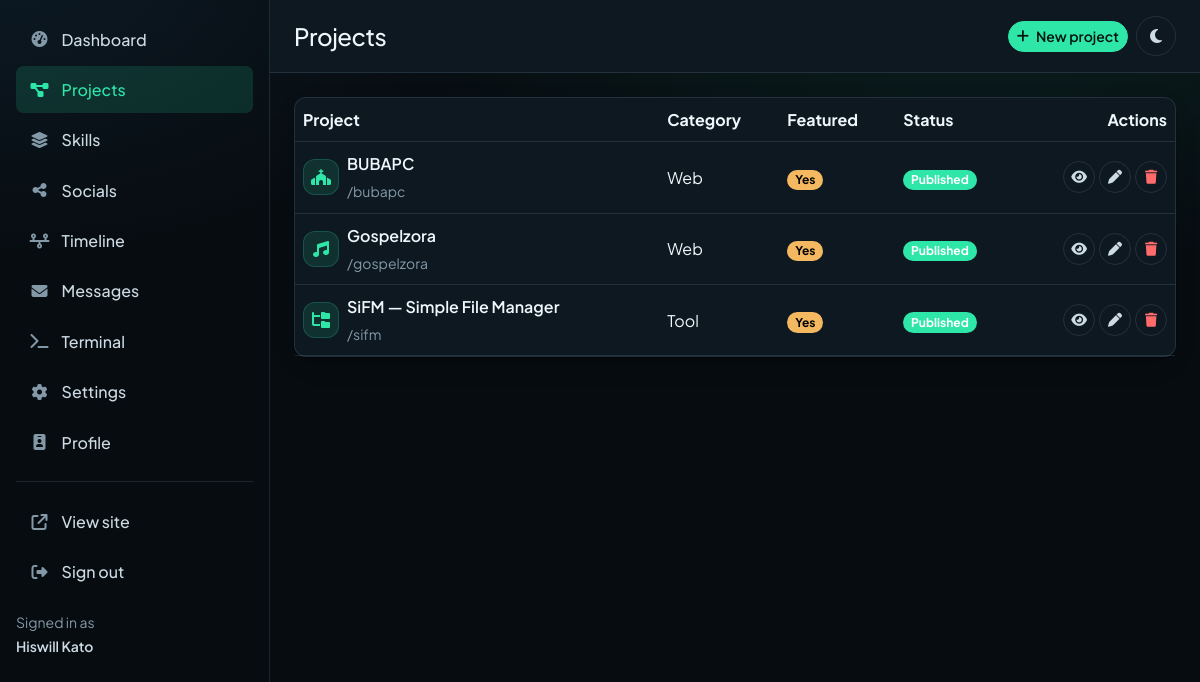
The page /admin/projects.php (signed in) on the database as committed earlier.
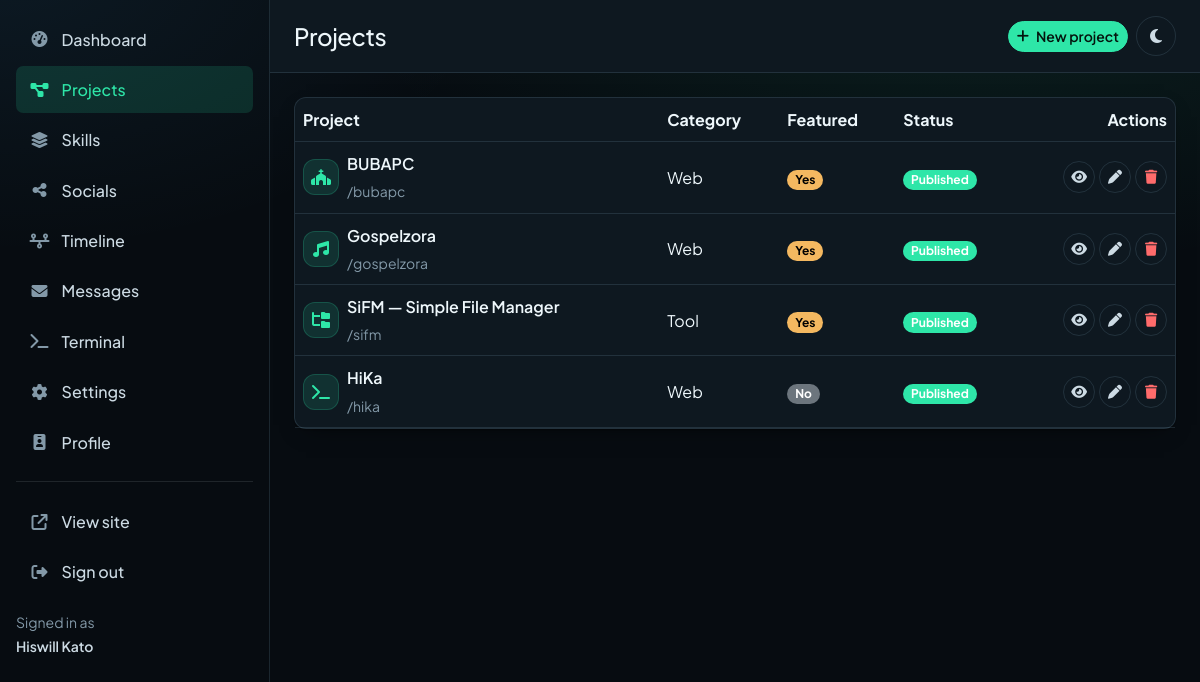
The same page on the database as committed later.
### tables this page shows
CREATE TABLE profile (
  id        INT UNSIGNED NOT NULL AUTO_INCREMENT,
  name      VARCHAR(80)  NOT NULL,
  alias     VARCHAR(40)  NOT NULL DEFAULT '',
  title     VARCHAR(120) NOT NULL,
  tagline   VARCHAR(200) NOT NULL DEFAULT '',
  bio       TEXT         NOT NULL,
  about     MEDIUMTEXT   NOT NULL,
  location  VARCHAR(120) NOT NULL DEFAULT '',
  campus    VARCHAR(160) NOT NULL DEFAULT '',
  degree    VARCHAR(160) NOT NULL DEFAULT '',
  email     VARCHAR(160) NOT NULL DEFAULT '',
  phone     VARCHAR(40)  NOT NULL DEFAULT '',
  avatar    VARCHAR(200) NOT NULL DEFAULT '',
  resume    VARCHAR(200) NOT NULL DEFAULT '',
  available TINYINT(1)   NOT NULL DEFAULT 1,
  updated   TIMESTAMP    NOT NULL DEFAULT CURRENT_TIMESTAMP ON UPDATE CURRENT_TIMESTAMP,
  PRIMARY KEY (id)
);

CREATE TABLE projects (
  id       INT UNSIGNED NOT NULL AUTO_INCREMENT,
  title    VARCHAR(120) NOT NULL,
  slug     VARCHAR(140) NOT NULL,
  summary  VARCHAR(280) NOT NULL DEFAULT '',
  body     MEDIUMTEXT   NOT NULL,
  tech     VARCHAR(255) NOT NULL DEFAULT '',
  category VARCHAR(40)  NOT NULL DEFAULT 'web',
  repo     VARCHAR(255) NOT NULL DEFAULT '',
  live     VARCHAR(255) NOT NULL DEFAULT '',
  icon     VARCHAR(60)  NOT NULL DEFAULT 'fa-solid fa-code',
  featured TINYINT(1)   NOT NULL DEFAULT 0,
  status   ENUM('published','draft') NOT NULL DEFAULT 'published',
  sort     INT UNSIGNED NOT NULL DEFAULT 0,
  created  TIMESTAMP    NOT NULL DEFAULT CURRENT_TIMESTAMP,
  PRIMARY KEY (id),
  UNIQUE KEY projects_slug (slug)
);

### app/db.php (called while the page is built, shortened)
<?php
function db(): mysqli
{
    static $conn = null;
    if ($conn === null) {
        try {
            $conn = new mysqli(DB_HOST, DB_USER, DB_PASS, DB_NAME);
            $conn->set_charset('utf8mb4');
        } catch (mysqli_sql_exception $problem) {
            http_response_code(503);
            $detail = SHOW_ERRORS ? '<p><code>' . htmlspecialchars($problem->getMessage()) . '</code></p>' : '';
            exit('<!doctype html><meta charset="utf-8"><title>Database unavailable</title>'
                . '<div style="font:16px/1.6 system-ui;max-width:36rem;margin:14vh auto;padding:0 1.5rem">'
                . '<h1 style="font-size:1.4rem">The database is not reachable.</h1>'
                . $detail
                . '<p>Check the <code>DB_*</code> values in <code>app/config.php</code> and that MariaDB is running.</p>'
                . '</div>');
        }
    }
    return $conn;
}
function query(string $sql, array $args = []): mysqli_stmt
{
    $statement = db()->prepare($sql);
    $statement->execute();
    return $statement;
}
function one(string $sql, array $args = []): ?array
{
    $row = query($sql, $args)->get_result()->fetch_assoc();
    return $row ?: null;
}
function all(string $sql, array $args = []): array
{
    return query($sql, $args)->get_result()->fetch_all(MYSQLI_ASSOC);
}

### app/data.php (called while the page is built, shortened)
<?php
function me(): array
{
    static $me = null;
    if ($me === null) {
        $me = one('SELECT * FROM profile ORDER BY id LIMIT 1') ?? [];
    }
    return $me;
}
function projects(bool $everything = false): array
{
    $clause = $everything ? '' : "WHERE status = 'published'";
    return all("SELECT * FROM projects $clause ORDER BY featured DESC, sort, created DESC");
}

### admin/projects.php (the view, shortened to what this page needs)
<?php
require __DIR__ . '/../app/init.php';
$title   = 'Projects';
$actions = '<a class="btn btn-primary btn-sm" href="' . panel('project') . '">' . icon('fa-solid fa-plus') . ' New project</a>';
$items   = projects(true);
require __DIR__ . '/parts/header.php';
?>
<?php if ($items === []): ?>
    <div class="card p-5 text-center">
        <?= icon('fa-regular fa-folder-open fa-2x text-primary mb-3') ?>
        <p class="text-body-secondary mb-3">No projects yet.</p>
        <a class="btn btn-primary" href="<?= panel('project') ?>"><?= icon('fa-solid fa-plus') ?> Add your first project</a>
    </div>
<?php else: ?>
    <div class="card">
        <div class="table-responsive">
            <table class="table table-hover align-middle mb-0">
                <thead>
                    <tr>
                        <th>Project</th>
                        <th class="d-none d-md-table-cell">Category</th>
                        <th>Featured</th>
                        <th>Status</th>
                        <th class="text-end">Actions</th>
                    </tr>
                </thead>
                <tbody>
                    <?php foreach ($items as $item): ?>
                        <tr>
                            <td>
                                <div class="d-flex align-items-center gap-2">
                                    <span class="work-icon" style="width:2.25rem;height:2.25rem;font-size:1rem;">
                                        <?= icon($item['icon']) ?>
                                    </span>
                                    <span>
                                        <span class="fw-semibold d-block"><?= e($item['title']) ?></span>
                                        <span class="small text-body-secondary">/<?= e($item['slug']) ?></span>
                                    </span>
                                </div>
                            </td>
                            <td class="d-none d-md-table-cell text-capitalize"><?= e($item['category']) ?></td>
                            <td>
                                <?php if ($item['featured']): ?>
                                    <span class="badge rounded-pill text-bg-warning">Yes</span>
                                <?php else: ?>
                                    <span class="badge rounded-pill text-bg-secondary">No</span>
                                <?php endif; ?>
                            </td>
                            <td>
                                <?php if ($item['status'] === 'published'): ?>
                                    <span class="badge rounded-pill text-bg-success">Published</span>
                                <?php else: ?>
                                    <span class="badge rounded-pill text-bg-secondary">Draft</span>
                                <?php endif; ?>
                            </td>
                            <td class="text-end">
                                <div class="d-inline-flex gap-1">
                                    <a class="btn btn-ghost btn-sm rounded-circle" href="<?= url('projects/' . $item['slug']) ?>"
                                       target="_blank" rel="noopener" title="View"><?= icon('fa-solid fa-eye') ?></a>
                                    <a class="btn btn-ghost btn-sm rounded-circle" href="<?= panel('project?id=' . $item['id']) ?>"
                                       title="Edit"><?= icon('fa-solid fa-pen') ?></a>
                                    <form method="post" action="<?= panel('projects') ?>" class="d-inline">
                                        <button class="btn btn-ghost btn-sm rounded-circle text-danger" type="submit"
                                                data-confirm="Delete &quot;<?= e($item['title']) ?>&quot;? This cannot be undone."
                                                title="Delete"><?= icon('fa-solid fa-trash') ?></button>
                                    </form>
                                </div>
                            </td>
                        </tr>
                    <?php endforeach; ?>
                </tbody>
            </table>
        </div>
    </div>
<?php endif; ?>
<?php require __DIR__ . '/parts/footer.php'; ?>

### app/functions.php (shortened to what this page needs)
<?php
function e(mixed $value): string
{
    return htmlspecialchars((string) $value, ENT_QUOTES, 'UTF-8');
}
function url(string $path = ''): string
{
    if (BASE_URL !== '') {
        $base = rtrim(BASE_URL, '/');
    } else {
        $scheme = (($_SERVER['HTTPS'] ?? '') === 'on') ? 'https' : 'http';
        $base = $scheme . '://' . ($_SERVER['HTTP_HOST'] ?? 'localhost');
    }
    return $path === '' ? $base : $base . '/' . ltrim($path, '/');
}
function asset(string $path): string
{
    return url('assets/' . ltrim($path, '/'));
}
function panel(string $path = ''): string
{
    return url('admin/' . ltrim($path, '/'));
}
function icon(string $classes): string
{
    return '<i class="' . e($classes) . '" aria-hidden="true"></i>';
}
function themeToggle(string $extra = ''): string
{
    $extra = $extra === '' ? '' : ' ' . $extra;
    return '<button type="button" class="btn btn-ghost rounded-circle theme-toggle' . $extra
        . '" aria-label="Switch theme">'
        . icon('fa-solid fa-moon') . icon('fa-solid fa-sun') . '</button>';
}
function owner(): ?array
{
    return $_SESSION['user'] ?? null;
}
function guard(): array
{
    $user = owner();
    return $user;
}

### admin/parts/header.php (shortened to what this page needs)
<?php
$user = guard();
$me   = me();
$here = basename($_SERVER['SCRIPT_NAME'] ?? 'index.php', '.php');
$label = $title ?? 'Dashboard';
$menu = [
    ['index',    ['index'],                     'Dashboard', 'fa-solid fa-gauge-high'],
    ['projects', ['projects', 'project'],       'Projects',  'fa-solid fa-diagram-project'],
    ['skills',   ['skills', 'skill'],           'Skills',    'fa-solid fa-layer-group'],
    ['socials',  ['socials', 'social'],         'Socials',   'fa-solid fa-share-nodes'],
    ['timelines', ['timelines', 'timeline'],    'Timeline',  'fa-solid fa-timeline'],
    ['messages', ['messages', 'message'],       'Messages',  'fa-solid fa-envelope'],
    ['terminal', ['terminal'],                  'Terminal',  'fa-solid fa-terminal'],
    ['settings', ['settings'],                  'Settings',  'fa-solid fa-gear'],
    ['profile',  ['profile'],                   'Profile',   'fa-solid fa-id-badge'],
];
?>
<!doctype html>
<html lang="en" data-theme="dark" data-bs-theme="dark">
<head>
<link rel="stylesheet" href="<?= asset('css/bootstrap.min.css') ?>">
<link rel="stylesheet" href="<?= asset('css/all.min.css') ?>">
<link rel="stylesheet" href="<?= asset('css/style.css') ?>">
</head>
<body>
<div class="admin-shell d-flex">
    <div class="offcanvas-lg offcanvas-start admin-side" id="sidebar" tabindex="-1" aria-label="Admin menu">
        <div class="offcanvas-body d-flex flex-column p-3">
            <nav class="d-grid gap-1">
                <?php foreach ($menu as [$key, $scripts, $text, $glyph]): ?>
                    <?php $active = in_array($here, $scripts, true); ?>
                    <a class="admin-link<?= $active ? ' active' : '' ?>" href="<?= panel($key === 'index' ? '' : $key) ?>">
                        <i class="<?= e($glyph) ?>"></i>
                        <span><?= e($text) ?></span>
                    </a>
                <?php endforeach; ?>
            </nav>
            <hr class="my-3">
            <nav class="d-grid gap-1">
                <a class="admin-link" href="<?= url() ?>" target="_blank" rel="noopener">
                    <i class="fa-solid fa-arrow-up-right-from-square"></i><span>View site</span>
                </a>
                <a class="admin-link" href="<?= panel('logout') ?>">
                    <i class="fa-solid fa-right-from-bracket"></i><span>Sign out</span>
                </a>
            </nav>
            <div class="mt-auto pt-3 small text-body-secondary">
                Signed in as<br><span class="fw-semibold text-body"><?= e($user['name']) ?></span>
            </div>
        </div>
    </div>
    <div class="flex-grow-1 min-width-0">
        <header class="d-flex align-items-center gap-3 px-3 px-lg-4 py-3 border-bottom"
                style="background: var(--surface); position: sticky; top: 0; z-index: 1020;">
            <h1 class="h4 mb-0"><?= e($label) ?></h1>
            <div class="ms-auto d-flex align-items-center gap-2">
                <?php if (!empty($actions)): ?>
                    <div class="d-flex flex-wrap gap-2"><?= $actions ?></div>
                <?php endif; ?>
                <?= themeToggle() ?>
            </div>
        </header>
        <div class="p-3 p-lg-4">

### admin/parts/footer.php (shortened to what this page needs)
        </div>
    </div>
</div>
</body>
</html>

Rows that differ between the two databases and show on the page:
added projects: title "HiKa", slug "hika", category "Web", featured "No", status "Published"
